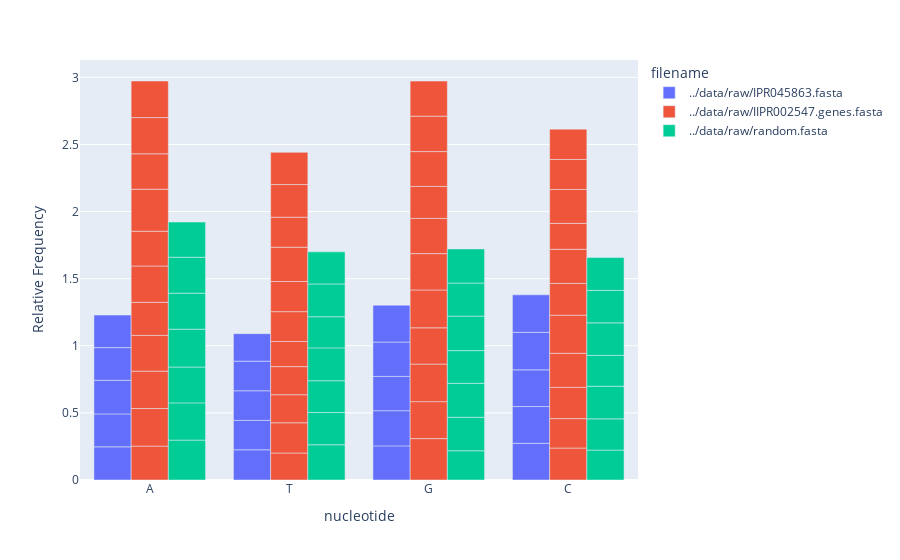

Notebook code cell kept with this figure:
### Code cell
records = []
for filename, genes in datasets.items():
    all_nucs = "".join(str(gene.seq) for gene in genes)
    counts = Counter(all_nucs)
    for nuc, count in counts.items():
        records.append((filename.split("_")[0], nuc, count / len(all_nucs)))


df = pd.DataFrame.from_records(
    records, columns=["filename", "nucleotide", "Relative Frequency"]
)

px.bar(
    df,
    barmode="group",
    x="nucleotide",
    y="Relative Frequency",
    color="filename",
)

### Figure 1 — Plotly figure (JSON) as saved in the notebook; plotly's stock layout.template omitted (floating-point values rounded to 4 significant figures)
{"data": [{"alignmentgroup": "True", "hovertemplate": "filename=../data/raw/IPR045863.fasta<br>nucleotide=%{x}<br>Relative Frequency=%{y}<extra></extra>", "legendgroup": "../data/raw/IPR045863.fasta", "marker": {"color": "#636efa", "pattern": {"shape": ""}}, "name": "../data/raw/IPR045863.fasta", "offsetgroup": "../data/raw/IPR045863.fasta", "orientation": "v", "showlegend": true, "textposition": "auto", "type": "bar", "x": ["A", "T", "G", "C", "A", "T", "G", "C", "A", "T", "G", "C", "A", "T", "G", "C", "A", "T", "G", "C"], "xaxis": "x", "y": [0.2472, 0.2251, 0.2542, 0.2735, 0.2451, 0.2191, 0.2621, 0.2736, 0.2506, 0.2206, 0.2554, 0.2734, 0.2434, 0.2206, 0.2561, 0.2799, 0.2421, 0.2047, 0.2742, 0.2791], "yaxis": "y"}, {"alignmentgroup": "True", "hovertemplate": "filename=../data/raw/IIPR002547.genes.fasta<br>nucleotide=%{x}<br>Relative Frequency=%{y}<extra></extra>", "legendgroup": "../data/raw/IIPR002547.genes.fasta", "marker": {"color": "#EF553B", "pattern": {"shape": ""}}, "name": "../data/raw/IIPR002547.genes.fasta", "offsetgroup": "../data/raw/IIPR002547.genes.fasta", "orientation": "v", "showlegend": true, "textposition": "auto", "type": "bar", "x": ["A", "T", "G", "C", "C", "G", "A", "T", "G", "A", "C", "T", "A", "T", "C", "G", "A", "T", "G", "C", "A", "T", "G", "C", "A", "T", "G", "C", "A", "T", "G", "C", "A", "G", "C", "T", "A", "T", "G", "C", "A", "T", "G", "C"], "xaxis": "x", "y": [0.2525, 0.2011, 0.3083, 0.238, 0.2193, 0.2755, 0.28, 0.2252, 0.2798, 0.2785, 0.2327, 0.2091, 0.2663, 0.2095, 0.254, 0.2702, 0.2467, 0.1872, 0.2822, 0.2839, 0.2704, 0.2222, 0.2708, 0.2367, 0.2589, 0.2247, 0.2623, 0.2541, 0.313, 0.2554, 0.2384, 0.1932, 0.264, 0.2594, 0.2529, 0.2237, 0.2698, 0.2432, 0.264, 0.223, 0.2725, 0.24, 0.2613, 0.2262], "yaxis": "y"}, {"alignmentgroup": "True", "hovertemplate": "filename=../data/raw/random.fasta<br>nucleotide=%{x}<br>Relative Frequency=%{y}<extra></extra>", "legendgroup": "../data/raw/random.fasta", "marker": {"color": "#00cc96", "pattern": {"shape": ""}}, "name": "../data/raw/random.fasta", "offsetgroup": "../data/raw/random.fasta", "orientation": "v", "showlegend": true, "textposition": "auto", "type": "bar", "x": ["A", "T", "G", "C", "G", "A", "T", "C", "A", "T", "G", "C", "A", "C", "G", "T", "A", "T", "G", "C", "A", "T", "G", "C", "A", "T", "G", "C"], "xaxis": "x", "y": [0.2971, 0.2624, 0.2177, 0.2227, 0.2496, 0.2773, 0.2403, 0.2328, 0.2672, 0.2366, 0.253, 0.2432, 0.2818, 0.2297, 0.2436, 0.2448, 0.2685, 0.232, 0.2572, 0.2423, 0.2675, 0.2443, 0.2461, 0.242, 0.2622, 0.2393, 0.254, 0.2445], "yaxis": "y"}], "layout": {"barmode": "group", "legend": {"title": {"text": "filename"}, "tracegroupgap": 0}, "margin": {"t": 60}, "xaxis": {"anchor": "y", "domain": [0, 1], "title": {"text": "nucleotide"}}, "yaxis": {"anchor": "x", "domain": [0, 1], "title": {"text": "Relative Frequency"}}}}
